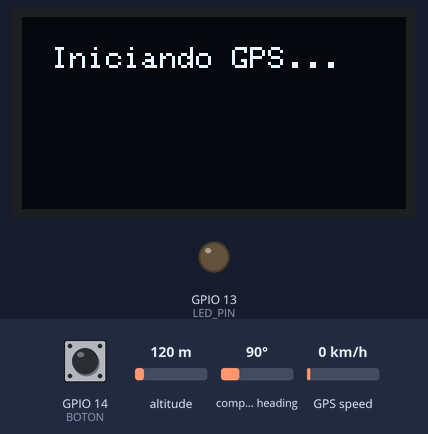
This sketch was run on a simulated ESP32. Parts: 128×64 one-colour display, output pins drawn as LEDs (lit = HIGH). The test bench sets the inputs (shaded band); at power-on: GPIO 14 (BOTON) HIGH, altitude 120 m, compass heading 90°, GPS speed 0 km/h. WiFi joins after 1.5 s; servers stay silent unless stated; uploads are accepted with an empty reply; the GPS gets a fix after 3 s at 37.7749, -122.4194 with 8 satellites; what the sketch prints to the serial monitor is not drawn.

Above: at 3.2 s.
3.3 s: GPIO 14 (BOTON) pulled LOW for 0.15 s
At 3.9 s:
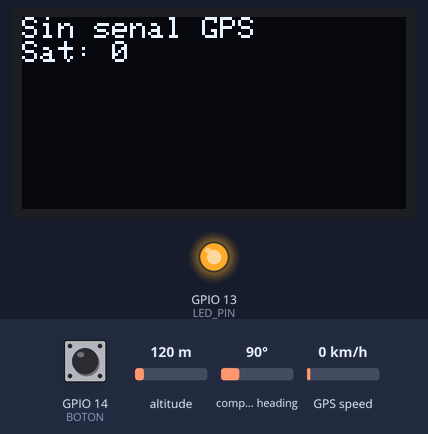
At 4.8 s:
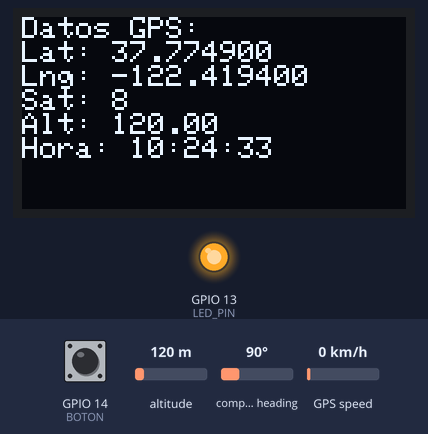
6.4 s: GPIO 14 (BOTON) pulled LOW for 1 s
At 7.7 s:
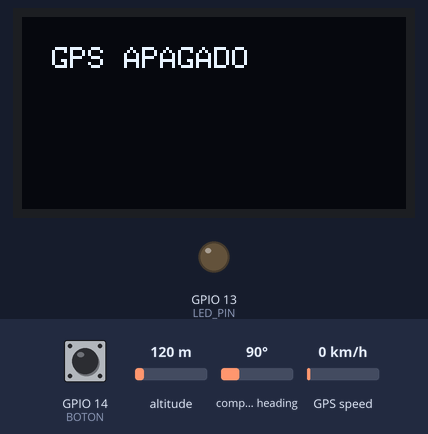
Timing chart, 0 to 9.4 s (numbered marks = the images above; inputs shaded):
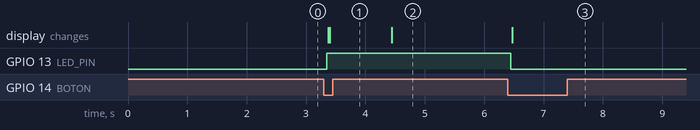

The sketch:

Codigo_ESP32.ino
```cpp
#include <Wire.h>
#include <TinyGPS++.h>
#include <Adafruit_GFX.h>
#include <Adafruit_SSD1306.h>
#include <WiFi.h>
#include <HTTPClient.h>

#define RXD2 16
#define TXD2 17
#define BOTON 14
#define LED_PIN 13

// Configuración de Wi-Fi
const char* ssid = "4-D";
const char* password = "nachosconqueso";
const char* serverUrl = "http://192.168.0.121:3000/api/gps";

// Temporizadores
unsigned long ultimoEnvio = 0;
const unsigned long intervaloEnvio = 1000;  // 1 segundo para el servidor
unsigned long ultimaImpression = 0;
const unsigned long intervaloImpression = 1000;  // 1 segundo para el Serial

HardwareSerial neogps(1);
TinyGPSPlus gps;

bool gpsEncendido = false;
bool estadoBotonAnterior = HIGH;

// Pantalla OLED
#define SCREEN_WIDTH 128
#define SCREEN_HEIGHT 64
Adafruit_SSD1306 display(SCREEN_WIDTH, SCREEN_HEIGHT, &Wire, -1);

void setup() {
  Serial.begin(115200);
  neogps.begin(115200, SERIAL_8N1, RXD2, TXD2);
  pinMode(BOTON, INPUT_PULLUP);
  pinMode(LED_PIN, OUTPUT);

  if (!display.begin(SSD1306_SWITCHCAPVCC, 0x3C)) {
    Serial.println("No se encontró la pantalla OLED");
    while (true);
  }

  display.clearDisplay();
  display.setTextSize(1);
  display.setTextColor(SSD1306_WHITE);
  display.setCursor(10, 10);
  display.println("Iniciando GPS...");
  display.display();

  Serial.println("Iniciando GPS...");

  // Conectar a Wi-Fi
  WiFi.begin(ssid, password);
  while (WiFi.status() != WL_CONNECTED) {
    delay(1000);
    Serial.println("Conectando a Wi-Fi...");
  }
  Serial.println("Conectado a Wi-Fi");
}

void loop() {
  // Manejo del botón
  bool estadoBotonActual = digitalRead(BOTON);

  if (estadoBotonActual == LOW && estadoBotonAnterior == HIGH) {
    delay(50); // Debounce
    if (digitalRead(BOTON) == HIGH) return;

    gpsEncendido = !gpsEncendido;
    digitalWrite(LED_PIN, gpsEncendido ? HIGH : LOW);

    display.clearDisplay();
    display.setCursor(10, 10);
    display.println(gpsEncendido ? "GPS ENCENDIDO" : "GPS APAGADO");
    display.display();

    Serial.println(gpsEncendido ? "GPS ENCENDIDO" : "GPS APAGADO");
  }
  estadoBotonAnterior = estadoBotonActual;

  // Procesamiento GPS
  if (gpsEncendido) {
    procesarGPS();
  }
}

void procesarGPS() {
  while (neogps.available()) {
    char dato = neogps.read();
    gps.encode(dato); // Procesamos siempre los datos

    // Mostrar en Serial solo cada 1 segundo
    if (millis() - ultimaImpression >= intervaloImpression) {
      MostrarDatosGPS();
      ultimaImpression = millis();
    }

    // Enviar al servidor cada 5 segundos
    if (millis() - ultimoEnvio >= intervaloEnvio) {
      EnviarDatosAlServidor();
      ultimoEnvio = millis();
    }
  }
}

void MostrarDatosGPS() {
  if (gps.location.isValid()) {
    // Mostrar en el Serial Monitor
    Serial.println("\n🛰️ Datos GPS recibidos:");
    Serial.print("🌍 Latitud: "); Serial.println(gps.location.lat(), 6);
    Serial.print("🌍 Longitud: "); Serial.println(gps.location.lng(), 6);
    Serial.print("📡 Satélites: "); Serial.println(gps.satellites.value());
    Serial.print("📏 Altitud: "); Serial.println(gps.altitude.meters());
    Serial.print("⏳ Hora UTC: ");
    Serial.print(gps.time.hour()); Serial.print(":");
    Serial.print(gps.time.minute()); Serial.print(":");
    Serial.println(gps.time.second());
    Serial.println("---------------------------");

    // Mostrar en la pantalla OLED
    display.clearDisplay();
    display.setCursor(0, 0);
    display.println("Datos GPS:");

    display.print("Lat: "); display.println(gps.location.lat(), 6);
    display.print("Lng: "); display.println(gps.location.lng(), 6);
    display.print("Sat: "); display.println(gps.satellites.value());
    display.print("Alt: "); display.println(gps.altitude.meters());

    display.print("Hora: ");
    display.print(gps.time.hour()); display.print(":");
    display.print(gps.time.minute()); display.print(":");
    display.println(gps.time.second());

    display.display();
  } else {
    // Si no hay señal GPS
    Serial.println("⛔ Sin señal GPS");
    Serial.print("\n📡 Satélites: "); Serial.println(gps.satellites.value());

    // Mostrar en la pantalla OLED
    display.clearDisplay();
    display.setCursor(0, 0);
    display.println("Sin senal GPS");
    display.print("Sat: "); display.println(gps.satellites.value());
    display.display();
  }
}

void EnviarDatosAlServidor() {
  if (WiFi.status() != WL_CONNECTED) {
    Serial.println("⚠️ Error: No hay conexión WiFi");
    return;
  }

  if (!gps.location.isValid()) {
    Serial.println("⚠️ Error: No hay datos GPS válidos para enviar");
    return;
  }

  HTTPClient http;
  http.begin(serverUrl);
  http.addHeader("Content-Type", "application/json");
  http.setTimeout(5000); // Timeout de 5 segundos

  // Crear el JSON con los datos del GPS
  String jsonData = "{\"latitud\":" + String(gps.location.lat(), 6) +
                   ",\"longitud\":" + String(gps.location.lng(), 6) +
                   ",\"altitud\":" + String(gps.altitude.meters()) +
                   ",\"satelites\":" + String(gps.satellites.value()) +
                   ",\"hora\":\"" + String(gps.time.hour()) + ":" + String(gps.time.minute()) + ":" + String(gps.time.second()) + "\"}";

  Serial.println("Enviando datos al servidor...");
  Serial.println(jsonData);

  int httpResponseCode = http.POST(jsonData);

  if (httpResponseCode > 0) {
    Serial.print("✅ Datos enviados correctamente. Código de respuesta: ");
    Serial.println(httpResponseCode);
  } else {
    Serial.print("❌ Error al enviar datos. Código: ");
    Serial.println(httpResponseCode);
    Serial.print("Mensaje de error: ");
    Serial.println(http.errorToString(httpResponseCode));
  }

  http.end();
}
```

Measured:
- after the input at 3.3 s, GPIO 13 (LED_PIN): LOW → HIGH after 0.05 s; the display: first changes after 0.08 s (image 1 shows a later state)
- after the input at 6.4 s, GPIO 13 (LED_PIN): HIGH → LOW after 0.05 s; the display: changes after 0.08 s (image 3)
